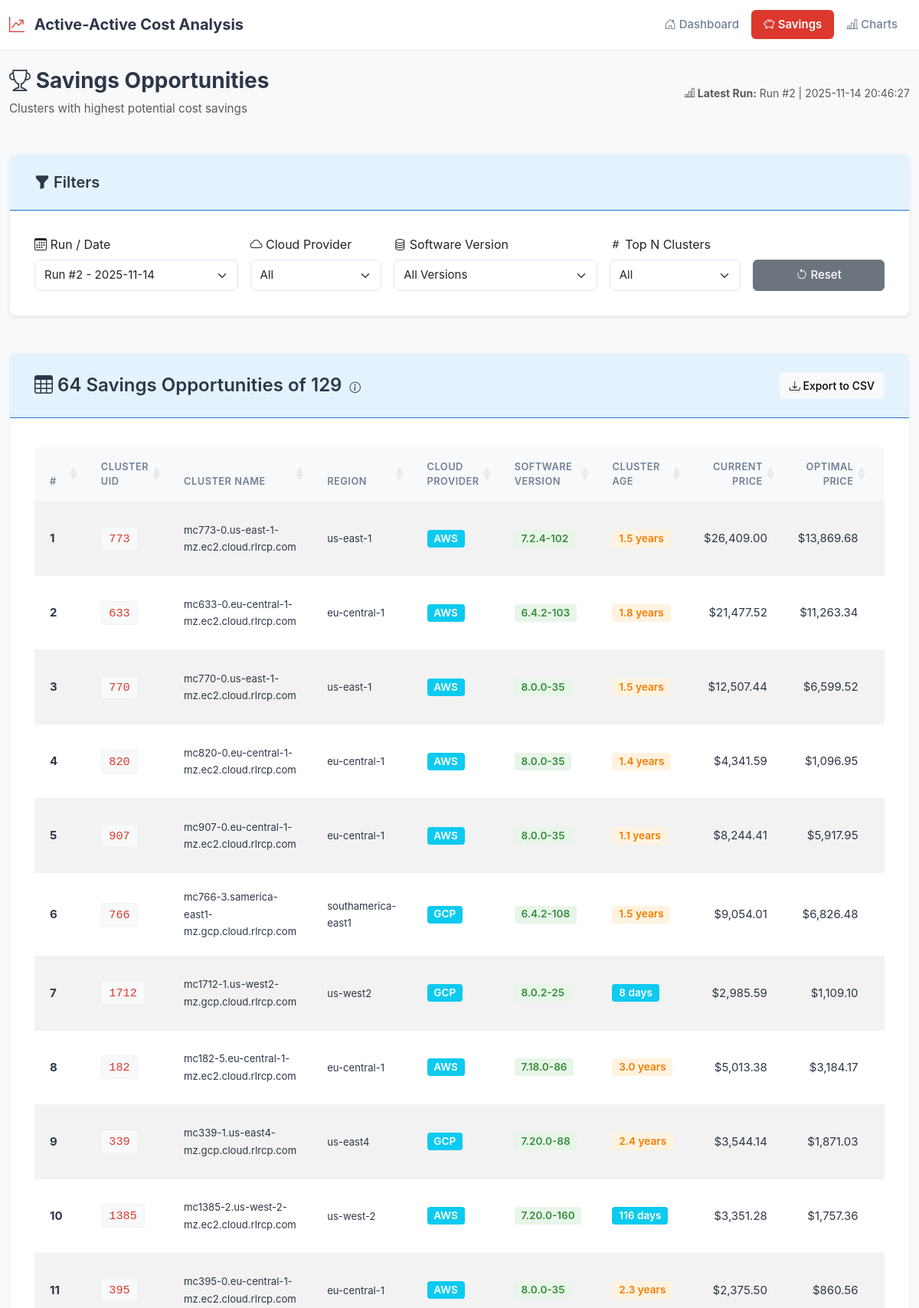
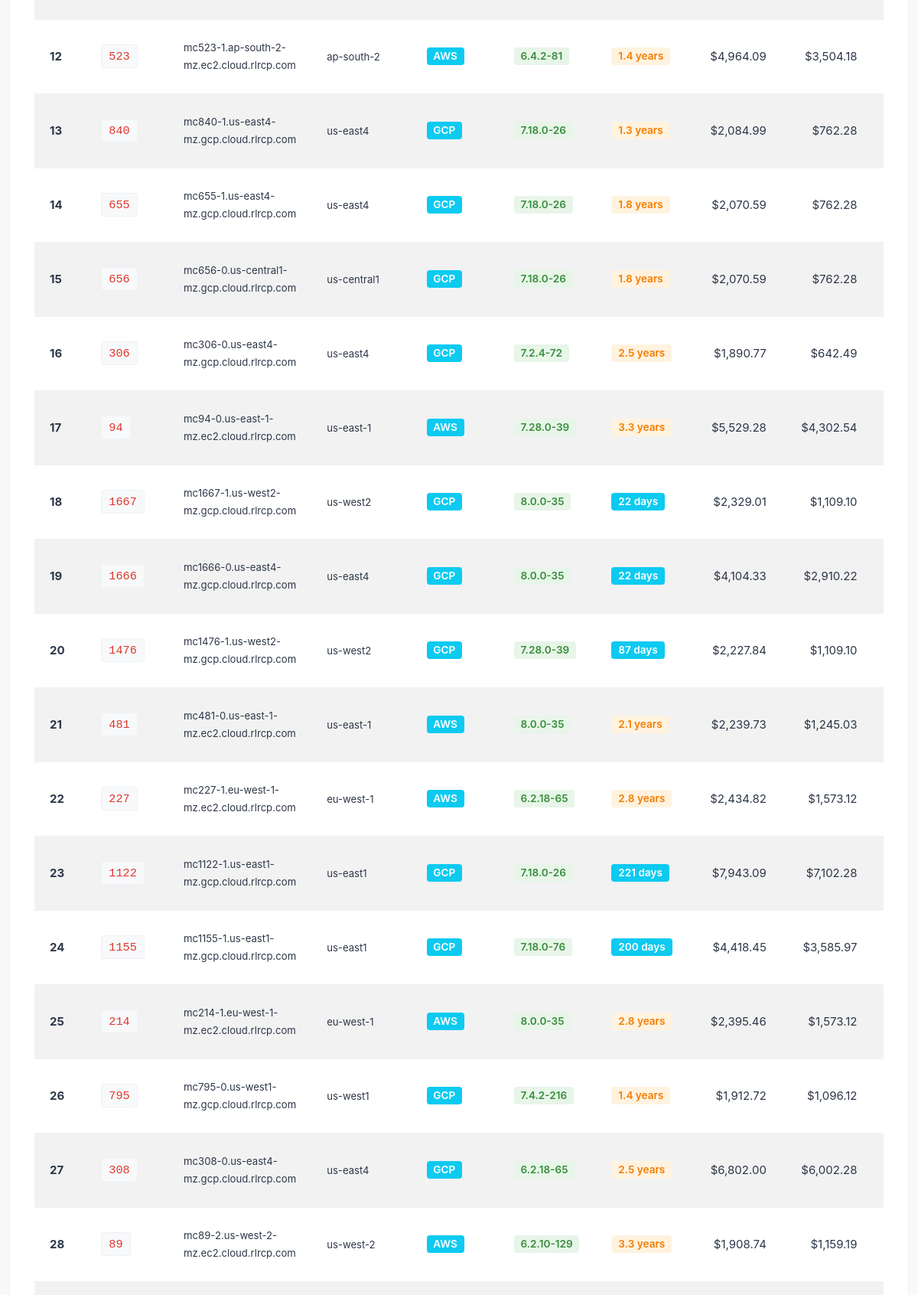
Screenshot of /top-savings?run_id=2 (upper part) with the database file from the repository (2 pictures, top to bottom).
### tables this page shows
CREATE TABLE runs (
                run_id INTEGER PRIMARY KEY AUTOINCREMENT,
                run_timestamp TEXT NOT NULL,
                jira_ticket TEXT,
                total_clusters INTEGER DEFAULT 0,
                processed_clusters INTEGER DEFAULT 0,
                failed_clusters INTEGER DEFAULT 0,
                status TEXT DEFAULT 'in_progress',
                csv_path TEXT,
                completed_at TEXT,
                notes TEXT
            );

CREATE TABLE cluster_metadata (
                mc_uid TEXT PRIMARY KEY,
                cluster_name TEXT,
                cloud_provider TEXT,
                region TEXT,
                account_id TEXT,
                redis_version TEXT,
                multi_az INTEGER,
                availability_zones TEXT,
                storage_type TEXT,
                -- New fields
                creation_date TEXT,
                shards_count INTEGER,
                max_shards_count INTEGER,
                total_storage_gb INTEGER,
                data_nodes_count INTEGER,
                quorum_nodes_count INTEGER,
                total_nodes_count INTEGER,
                os_version TEXT,
                software_version TEXT,
                rof_enabled INTEGER,
                -- Timestamps
                created_at TEXT,
                last_updated TEXT
            );

### app.py (the view, shortened to what this page needs)
@app.route('/top-savings')
@handle_api_error
def top_savings():
    with AADatabase(DB_PATH) as db:
        run_id = request.args.get('run_id', type=int)
        cloud_provider_filter = request.args.get('cloud_provider', default='all', type=str)
        software_version_filter = request.args.get('software_version', default='all', type=str)
        top_n_param = request.args.get('top_n', default='all', type=str)
        if top_n_param == 'all':
            top_n = 'all'
        else:
            top_n = int(top_n_param)
        all_runs = db.conn.execute('''
            SELECT run_id, run_timestamp, jira_ticket
            FROM runs
            WHERE status = 'completed'
            ORDER BY run_timestamp DESC
        ''').fetchall()
        opportunities = db.get_top_savings_opportunities(run_id=run_id, limit=None)
        from datetime import datetime
        current_date = datetime.now()
        for cluster in opportunities:
            if cluster.get('creation_date'):
                try:
                    creation_date = datetime.fromisoformat(cluster['creation_date'].replace('Z', '+00:00'))
                    days_old = (current_date - creation_date).days
                    cluster['age_days'] = days_old
                    if days_old >= 365:
                        cluster['age_display'] = f"{days_old / 365:.1f} years"
                    else:
                        cluster['age_display'] = f"{days_old} days"
                except (ValueError, AttributeError):
                    cluster['age_days'] = None
                    cluster['age_display'] = 'N/A'
            else:
                cluster['age_days'] = None
                cluster['age_display'] = 'N/A'
        cloud_providers = sorted(list(set(
            opp['cloud_provider'] for opp in opportunities
            if opp.get('cloud_provider')
        )))
        software_versions = sorted(list(set(
            opp['software_version'] for opp in opportunities
            if opp.get('software_version')
        )), reverse=True)
        if cloud_provider_filter != 'all':
            opportunities = [
                opp for opp in opportunities
                if opp.get('cloud_provider') == cloud_provider_filter
            ]
        if software_version_filter != 'all':
            opportunities = [
                opp for opp in opportunities
                if opp.get('software_version') == software_version_filter
            ]
        if top_n != 'all':
            opportunities = opportunities[:top_n]
        optimizable_count = len([opp for opp in opportunities if opp.get('savings', 0) > 0])
        if run_id:
            selected_run = db.conn.execute('''
                SELECT * FROM runs WHERE run_id = ?
            ''', (run_id,)).fetchone()
        else:
            selected_run = all_runs[0] if all_runs else None
        return render_template('top_savings.html',
                             opportunities=opportunities,
                             optimizable_count=optimizable_count,
                             all_runs=[dict(r) for r in all_runs],
                             selected_run=dict(selected_run) if selected_run else None,
                             cloud_provider_filter=cloud_provider_filter,
                             cloud_providers=cloud_providers,
                             software_version_filter=software_version_filter,
                             software_versions=software_versions,
                             top_n=top_n)

### templates/top_savings.html (shortened to what this page needs)
{% extends "base.html" %}
{% block content %}
<div class="row mb-4 align-items-center">
    <div class="col-md-6">
        <h1 class="h2 mb-2">
            <i class="bi bi-trophy"></i> Savings Opportunities
        </h1>
        <p class="text-muted mb-0" style="font-size: 0.95rem;">Clusters with highest potential cost savings</p>
    </div>
    {% if selected_run %}
    <div class="col-md-6 text-md-end">
        <div class="text-muted" style="font-size: 0.875rem;">
            <strong><i class="bi bi-bar-chart-line"></i> Latest Run:</strong>
            Run #{{ selected_run.run_id }} | {{ selected_run.run_timestamp[:10] }} {{ selected_run.run_timestamp[11:19] }}
        </div>
    </div>
    {% endif %}
</div>
<div class="card shadow-sm mb-4">
    <div class="card-header bg-primary text-white">
        <h5 class="mb-0"><i class="bi bi-funnel-fill"></i> Filters</h5>
    </div>
    <div class="card-body">
        <div class="row g-3 align-items-end">
            <div class="col-md-3">
                <label for="run_id" class="form-label"><i class="bi bi-calendar3"></i> Run / Date</label>
                <select name="run_id" id="run_id" class="form-select filter-select">
                    {% for run in all_runs %}
                    <option value="{{ run.run_id }}"
                            {% if selected_run and run.run_id == selected_run.run_id %}selected{% endif %}>
                        Run #{{ run.run_id }} - {{ run.run_timestamp[:10] }}
                    </option>
                    {% endfor %}
                </select>
            </div>
            <div class="col-md-2">
                <label for="cloud_provider" class="form-label"><i class="bi bi-cloud"></i> Cloud Provider</label>
                <select name="cloud_provider" id="cloud_provider" class="form-select filter-select">
                    <option value="all" {% if cloud_provider_filter == 'all' %}selected{% endif %}>All</option>
                </select>
            </div>
            <div class="col-md-3">
                <label for="software_version" class="form-label"><i class="bi bi-database"></i> Software Version</label>
                <select name="software_version" id="software_version" class="form-select filter-select">
                    <option value="all" {% if software_version_filter == 'all' %}selected{% endif %}>All Versions</option>
                </select>
            </div>
            <div class="col-md-2">
                <label for="top_n" class="form-label"><i class="bi bi-hash"></i> Top N Clusters</label>
                <select name="top_n" id="top_n" class="form-select filter-select">
                    <option value="all" {% if top_n == 'all' %}selected{% endif %}>All</option>
                </select>
            </div>
            <div class="col-md-2">
                <button type="button" class="btn btn-secondary w-100" id="resetFilters">
                    <i class="bi bi-arrow-counterclockwise"></i> Reset
                </button>
            </div>
        </div>
    </div>
</div>
{% if opportunities %}
<div class="row mb-4">
    <div class="col">
        <div class="card">
            <div class="card-header bg-primary text-white d-flex justify-content-between align-items-center">
                <h4 class="mb-0">
                    <i class="bi bi-table"></i> {{ optimizable_count }} Savings Opportunities of {{ opportunities | length }}
                    <i class="bi bi-info-circle ms-1" style="cursor: pointer; font-size: 0.9rem;"
                       data-bs-toggle="popover"
                       data-bs-trigger="hover focus"
                       data-bs-placement="bottom"
                       data-bs-html="true"
                       data-bs-content="<strong>{{ optimizable_count }}</strong> clusters with positive savings (optimization opportunities)<br><strong>{{ opportunities | length }}</strong> total clusters shown (including non-optimizable)"></i>
                </h4>
                <button type="button" class="btn btn-light btn-sm" id="exportCsvBtn" title="Export visible table data to CSV">
                    <i class="bi bi-download"></i> Export to CSV
                </button>
            </div>
            <div class="card-body">
                <div class="table-responsive">
                    <table id="savingsTable" class="table table-striped table-hover">
                        <thead>
                            <tr>
                                <th>#</th>
                                <th>Cluster UID</th>
                                <th>Cluster Name</th>
                                <th>Region</th>
                                <th>Cloud Provider</th>
                                <th>Software Version</th>
                                <th>Cluster Age</th>
                                <th class="text-end">Current Price</th>
                                <th class="text-end">Optimal Price</th>
                                <th class="text-end">Savings</th>
                            </tr>
                        </thead>
                        <tbody>
                            {% for cluster in opportunities %}
                            <tr{% if cluster.savings <= 0 %} class="table-secondary" style="opacity: 0.6;"{% endif %}>
                                <td><strong>{{ loop.index }}</strong></td>
                                <td><code>{{ cluster.mc_uid }}</code></td>
                                <td>
                                    {% if cluster.cluster_name %}
                                    <small>{{ cluster.cluster_name }}</small>
                                    {% else %}
                                    <small class="text-muted">N/A</small>
                                    {% endif %}
                                </td>
                                <td>
                                    {% if cluster.region %}
                                    <small>{{ cluster.region }}</small>
                                    {% else %}
                                    <small class="text-muted">N/A</small>
                                    {% endif %}
                                </td>
                                <td>
                                    {% if cluster.cloud_provider %}
                                    <span class="badge bg-info">{{ cluster.cloud_provider|upper }}</span>
                                    {% else %}
                                    <small class="text-muted">N/A</small>
                                    {% endif %}
                                </td>
                                <td>
                                    {% if cluster.software_version %}
                                    <span class="badge bg-success">{{ cluster.software_version }}</span>
                                    {% else %}
                                    <small class="text-muted">N/A</small>
                                    {% endif %}
                                </td>
                                <td data-order="{{ cluster.age_days if cluster.age_days is not none else -1 }}">
                                    {% if cluster.age_days is not none %}
                                    {% if cluster.age_days >= 365 %}
                                    <span class="badge bg-warning text-dark">{{ cluster.age_display }}</span>
                                    {% else %}
                                    <span class="badge bg-info">{{ cluster.age_display }}</span>
                                    {% endif %}
                                    {% else %}
                                    <small class="text-muted">N/A</small>
                                    {% endif %}
                                </td>
                                <td class="text-end">${{ "{:,.2f}".format(cluster.current_price) }}</td>
                                <td class="text-end">${{ "{:,.2f}".format(cluster.optimal_price) }}</td>
                                <td class="text-end">
                                </td>
                            </tr>
                            {% endfor %}
                        </tbody>
                                    {% set total_savings = opportunities | selectattr('savings', 'gt', 0) | sum(attribute='savings') %}
                    </table>
                </div>
            </div>
        </div>
    </div>
</div>
{% else %}
<div class="alert alert-info">
    <i class="bi bi-info-circle"></i>
    No savings data available for the selected run.
</div>
{% endif %}
{% endblock %}

### rows the page displays
runs: run_id "2", run_timestamp "2025-11-14", run_timestamp "20:46:27"
cluster_metadata: mc_uid "773", cluster_name "mc773-0.us-east-1-mz.ec2.cloud.rlrcp.com", region "us-east-1", cloud_provider "AWS", software_version "7.2.4-102", age_display "1.5 years", current_price "26,409.00", optimal_price "13,869.68"
cluster_metadata: mc_uid "633", cluster_name "mc633-0.eu-central-1-mz.ec2.cloud.rlrcp.com", region "eu-central-1", cloud_provider "AWS", software_version "6.4.2-103", age_display "1.8 years", current_price "21,477.52", optimal_price "11,263.34"
cluster_metadata: mc_uid "770", cluster_name "mc770-0.us-east-1-mz.ec2.cloud.rlrcp.com", region "us-east-1", cloud_provider "AWS", software_version "8.0.0-35", age_display "1.5 years", current_price "12,507.44", optimal_price "6,599.52"
cluster_metadata: mc_uid "820", cluster_name "mc820-0.eu-central-1-mz.ec2.cloud.rlrcp.com", region "eu-central-1", cloud_provider "AWS", software_version "8.0.0-35", age_display "1.4 years", current_price "4,341.59", optimal_price "1,096.95"
cluster_metadata: mc_uid "907", cluster_name "mc907-0.eu-central-1-mz.ec2.cloud.rlrcp.com", region "eu-central-1", cloud_provider "AWS", software_version "8.0.0-35", age_display "1.1 years", current_price "8,244.41", optimal_price "5,917.95"
cluster_metadata: mc_uid "766", cluster_name "mc766-3.samerica-east1-mz.gcp.cloud.rlrcp.com", region "southamerica-east1", cloud_provider "GCP", software_version "6.4.2-108", age_display "1.5 years", current_price "9,054.01", optimal_price "6,826.48"
cluster_metadata: mc_uid "1712", cluster_name "mc1712-1.us-west2-mz.gcp.cloud.rlrcp.com", region "us-west2", cloud_provider "GCP", software_version "8.0.2-25", age_display "8 days", current_price "2,985.59", optimal_price "1,109.10"
cluster_metadata: mc_uid "182", cluster_name "mc182-5.eu-central-1-mz.ec2.cloud.rlrcp.com", region "eu-central-1", cloud_provider "AWS", software_version "7.18.0-86", age_display "3.0 years", current_price "5,013.38", optimal_price "3,184.17"
cluster_metadata: mc_uid "339", cluster_name "mc339-1.us-east4-mz.gcp.cloud.rlrcp.com", region "us-east4", cloud_provider "GCP", software_version "7.20.0-88", age_display "2.4 years", current_price "3,544.14", optimal_price "1,871.03"
cluster_metadata: mc_uid "1385", cluster_name "mc1385-2.us-west-2-mz.ec2.cloud.rlrcp.com", region "us-west-2", cloud_provider "AWS", software_version "7.20.0-160", age_display "116 days", current_price "3,351.28", optimal_price "1,757.36"
cluster_metadata: mc_uid "395", cluster_name "mc395-0.eu-central-1-mz.ec2.cloud.rlrcp.com", region "eu-central-1", cloud_provider "AWS", software_version "8.0.0-35", age_display "2.3 years", current_price "2,375.50", optimal_price "860.56"
cluster_metadata: mc_uid "523", cluster_name "mc523-1.ap-south-2-mz.ec2.cloud.rlrcp.com", region "ap-south-2", cloud_provider "AWS", software_version "6.4.2-81", age_display "1.4 years", current_price "4,964.09", optimal_price "3,504.18"
cluster_metadata: mc_uid "840", cluster_name "mc840-1.us-east4-mz.gcp.cloud.rlrcp.com", region "us-east4", cloud_provider "GCP", software_version "7.18.0-26", age_display "1.3 years", current_price "2,084.99", optimal_price "762.28"
cluster_metadata: mc_uid "655", cluster_name "mc655-1.us-east4-mz.gcp.cloud.rlrcp.com", region "us-east4", cloud_provider "GCP", software_version "7.18.0-26", age_display "1.8 years", current_price "2,070.59", optimal_price "762.28"
cluster_metadata: mc_uid "656", cluster_name "mc656-0.us-central1-mz.gcp.cloud.rlrcp.com", region "us-central1", cloud_provider "GCP", software_version "7.18.0-26", age_display "1.8 years", current_price "2,070.59", optimal_price "762.28"
cluster_metadata: mc_uid "306", cluster_name "mc306-0.us-east4-mz.gcp.cloud.rlrcp.com", region "us-east4", cloud_provider "GCP", software_version "7.2.4-72", age_display "2.5 years", current_price "1,890.77", optimal_price "642.49"
cluster_metadata: mc_uid "94", cluster_name "mc94-0.us-east-1-mz.ec2.cloud.rlrcp.com", region "us-east-1", cloud_provider "AWS", software_version "7.28.0-39", age_display "3.3 years", current_price "5,529.28", optimal_price "4,302.54"
cluster_metadata: mc_uid "1667", cluster_name "mc1667-1.us-west2-mz.gcp.cloud.rlrcp.com", region "us-west2", cloud_provider "GCP", software_version "8.0.0-35", age_display "22 days", current_price "2,329.01", optimal_price "1,109.10"
cluster_metadata: mc_uid "1666", cluster_name "mc1666-0.us-east4-mz.gcp.cloud.rlrcp.com", region "us-east4", cloud_provider "GCP", software_version "8.0.0-35", age_display "22 days", current_price "4,104.33", optimal_price "2,910.22"
cluster_metadata: mc_uid "1476", cluster_name "mc1476-1.us-west2-mz.gcp.cloud.rlrcp.com", region "us-west2", cloud_provider "GCP", software_version "7.28.0-39", age_display "87 days", current_price "2,227.84", optimal_price "1,109.10"
cluster_metadata: mc_uid "481", cluster_name "mc481-0.us-east-1-mz.ec2.cloud.rlrcp.com", region "us-east-1", cloud_provider "AWS", software_version "8.0.0-35", age_display "2.1 years", current_price "2,239.73", optimal_price "1,245.03"
cluster_metadata: mc_uid "227", cluster_name "mc227-1.eu-west-1-mz.ec2.cloud.rlrcp.com", region "eu-west-1", cloud_provider "AWS", software_version "6.2.18-65", age_display "2.8 years", current_price "2,434.82", optimal_price "1,573.12"
cluster_metadata: mc_uid "1122", cluster_name "mc1122-1.us-east1-mz.gcp.cloud.rlrcp.com", region "us-east1", cloud_provider "GCP", software_version "7.18.0-26", age_display "221 days", current_price "7,943.09", optimal_price "7,102.28"
cluster_metadata: mc_uid "1155", cluster_name "mc1155-1.us-east1-mz.gcp.cloud.rlrcp.com", region "us-east1", cloud_provider "GCP", software_version "7.18.0-76", age_display "200 days", current_price "4,418.45", optimal_price "3,585.97"
cluster_metadata: mc_uid "214", cluster_name "mc214-1.eu-west-1-mz.ec2.cloud.rlrcp.com", region "eu-west-1", cloud_provider "AWS", software_version "8.0.0-35", age_display "2.8 years", current_price "2,395.46", optimal_price "1,573.12"
cluster_metadata: mc_uid "795", cluster_name "mc795-0.us-west1-mz.gcp.cloud.rlrcp.com", region "us-west1", cloud_provider "GCP", software_version "7.4.2-216", age_display "1.4 years", current_price "1,912.72", optimal_price "1,096.12"
cluster_metadata: mc_uid "308", cluster_name "mc308-0.us-east4-mz.gcp.cloud.rlrcp.com", region "us-east4", cloud_provider "GCP", software_version "6.2.18-65", age_display "2.5 years", current_price "6,802.00", optimal_price "6,002.28"
cluster_metadata: mc_uid "89", cluster_name "mc89-2.us-west-2-mz.ec2.cloud.rlrcp.com", region "us-west-2", cloud_provider "AWS", software_version "6.2.10-129", age_display "3.3 years", current_price "1,908.74", optimal_price "1,159.19"

### other values shown
{{ optimizable_count }} "64"
{{ opportunities | length }} "129"
